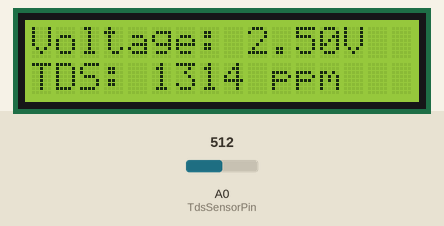
The sketch below on a simulated Arduino Uno, built with avr-gcc and run on an emulated ATmega328P. On the bench: 16×2 character LCD. The inputs (shaded band) are chosen by the test bench; at power-on: A0 (TdsSensorPin) = 512.

Above: at 3.2 s.
3.3 s: A0 (TdsSensorPin) set to 716
At 5.0 s:
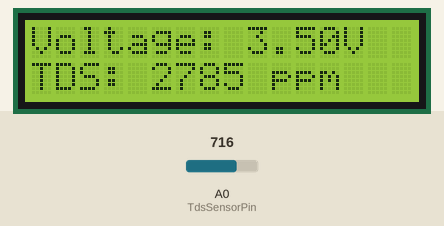
5.5 s: A0 (TdsSensorPin) set to 900
At 6.9 s:
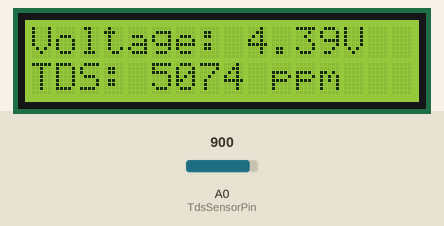
7.5 s: A0 (TdsSensorPin) set to 1023
At 8.8 s:
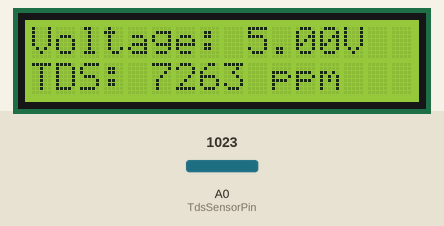
Timing chart, 0 to 10.5 s (numbered marks = the images above; inputs shaded):
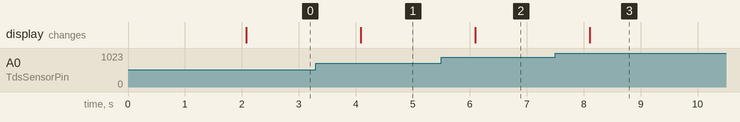

Measured:
- after the input at 3.3 s, the display: changes after 0.78 s (image 1)
- after the input at 5.5 s, the display: changes after 0.59 s (image 2)
- after the input at 7.5 s, the display: changes after 0.60 s (image 3)

The sketch:

TDS.ino
```cpp
#include <LiquidCrystal.h>

// LCD Pin Mapping based on your diagram:
// RS=D7, E=D8, D4=D9, D5=D10, D6=D11, D7=D12
LiquidCrystal lcd(7, 8, 9, 10, 11, 12);

const int TdsSensorPin = A0;  // TDS sensor output connected to A0
const float VREF = 5.0;       // Operating voltage of the Arduino
const int ADC_RES = 1024;     // ADC Resolution (10-bit)

void setup() {
  // Initialize LCD
  lcd.begin(16, 2);
  lcd.print("TDS Meter Init");
  delay(2000);
  lcd.clear();
}

void loop() {
  // 1. Read the raw analog value
  int rawValue = analogRead(TdsSensorPin);

  // 2. Convert raw value to voltage
  float voltage = rawValue * VREF / ADC_RES;

  // 3. Simple TDS Calculation
  // Note: For high accuracy, a temperature compensation factor is usually applied.
  // This is a standard linear approximation for many hobbyist TDS sensors:
  float tdsValue = (133.42 * pow(voltage, 3) - 255.86 * pow(voltage, 2) + 857.39 * voltage) * 0.5;

  // 4. Display the results on the LCD
  lcd.setCursor(0, 0);
  lcd.print("Voltage: ");
  lcd.print(voltage, 2);
  lcd.print("V");

  lcd.setCursor(0, 1);
  lcd.print("TDS: ");
  lcd.print((int)tdsValue);
  lcd.print(" ppm    "); // Extra spaces to clear previous digits

  delay(1000); // Update every second
}
```
